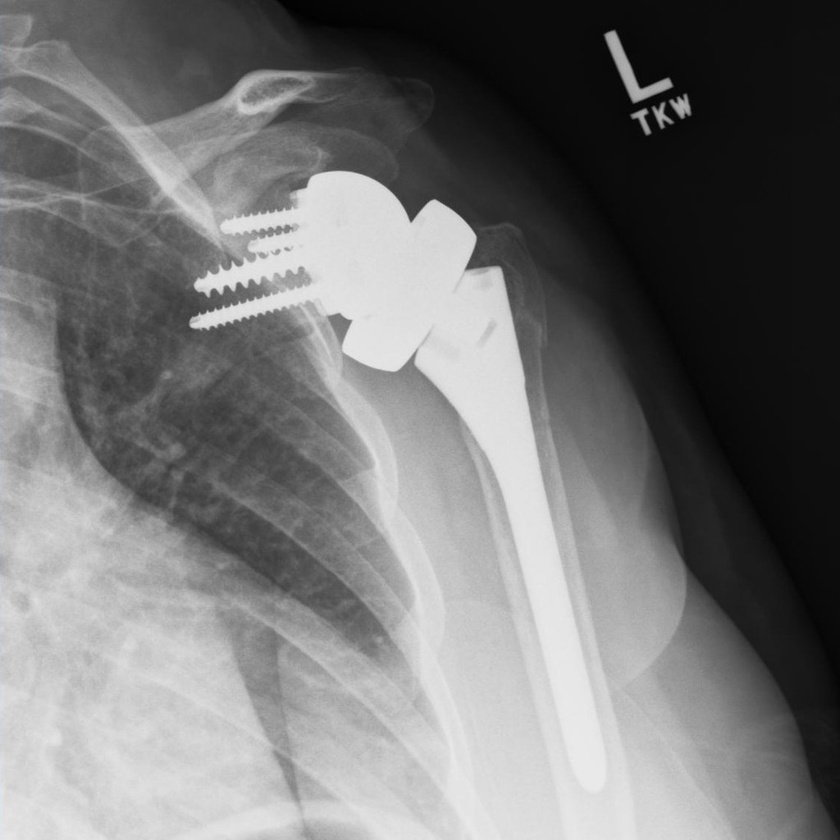
#> input picture HW4/shoulder.jpg, 840 x 840 px, shrunk from 1024 x 1024 before the run
$ jupyter execute Q4.ipynb
#> lines starting #> are read from the running program, lines starting #| are printed output that depends on the picture
[cell 1]
import numpy as np
import cv2
import matplotlib.pyplot as plt

[cell 2]
image = cv2.imread('shoulder.jpg',cv2.IMREAD_GRAYSCALE)
#> image: shape (840, 840); min 0, max 235, mean 117.6

[cell 3]
fourier = np.fft.fft2(image)
magnitude = 20*np.log(np.abs(np.fft.fftshift(fourier)))
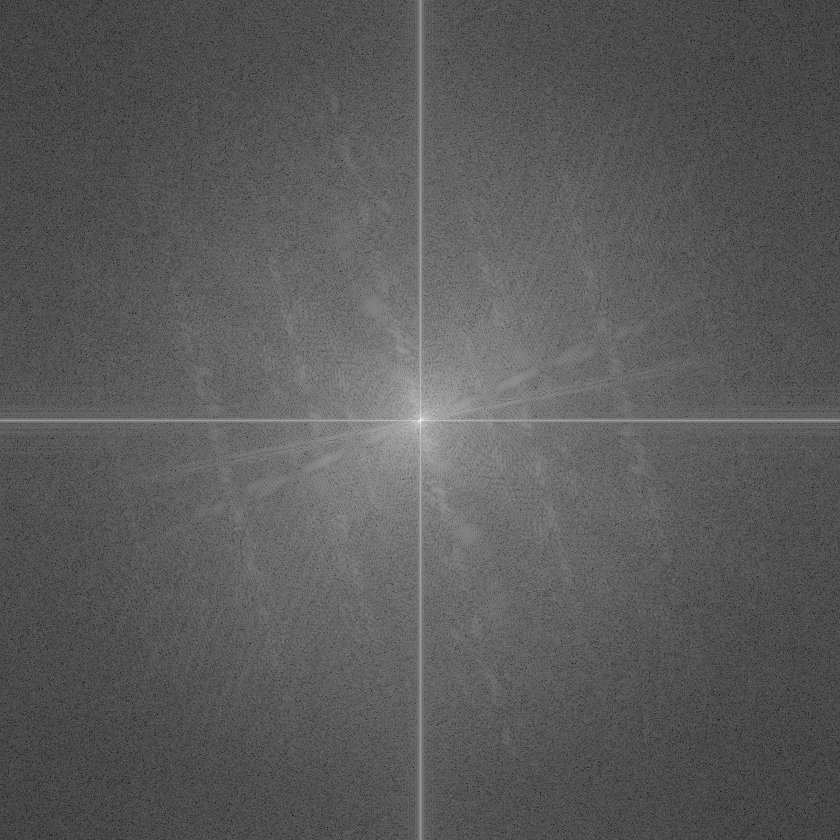
#> magnitude: shape (840, 840) float64; min 10.51, max 364.7, mean 137; drawn with min black and max white
phase = np.angle(np.fft.fftshift(fourier))
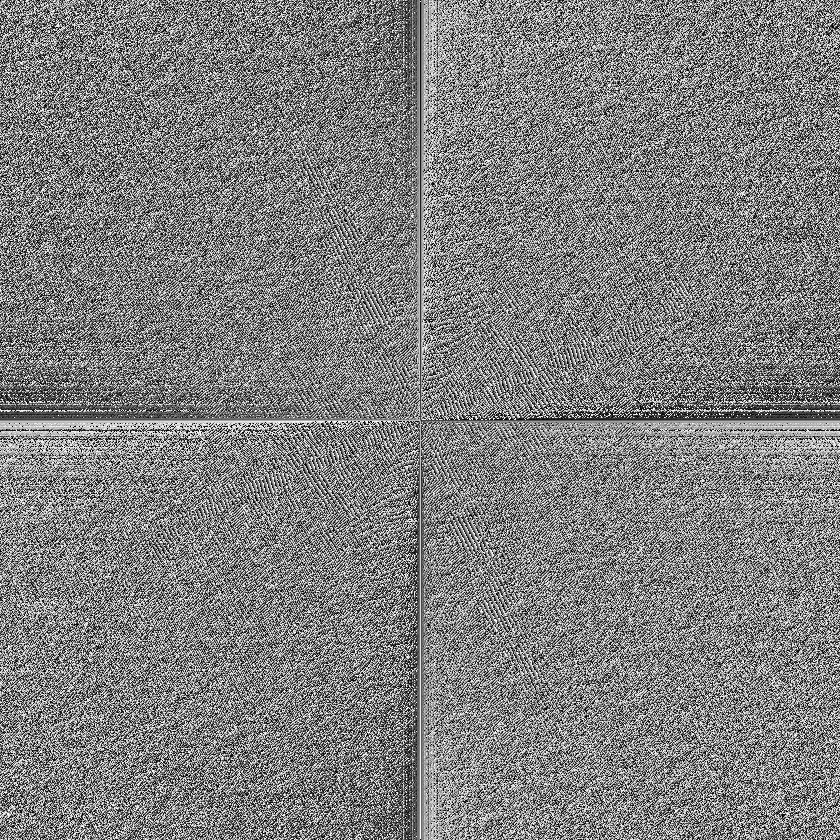
#> phase: shape (840, 840) float64; min -3.14, max 3.14, mean -8.9e-06; drawn with min black and max white

[cell 4]
def high_pass(shape=tuple, r = float):
    M, N = shape
    H = np.zeros((M, N))

    for u in range(0, M):
        for v in range(0, N):
            D_uv = np.sqrt((u - M / 2) ** 2 + (v - N / 2) ** 2)

            if D_uv <= r:
                H[u, v] = 1.0
            else:
                H[u, v] = 0.0

    return H

[cell 5]
def guassian_high_pass(shape=tuple, r = float):
    M, N = shape
    H = np.zeros((M, N))

    for u in range(0, M):
        for v in range(0, N):
            D_uv = (u - M / 2) ** 2 + (v - N / 2) ** 2
            H[u, v] = np.exp((-D_uv/(2*(r**2))))

    return 1-H

[cell 6]
def butterworth_high_pass(shape=tuple, r = float):
    M, N = shape
    H = np.zeros((M, N))

    for u in range(0, M):
        for v in range(0, N):
            D_uv = (u - M / 2) ** 2 + (v - N / 2) ** 2
            H[u, v] = 1/(1+(D_uv/(r**2)))

    return 1-H

[cell 7]
high_pass_filter30 = high_pass(image.shape,30)
high_pass_filter100 = high_pass(image.shape,100)
guassian_high_pass_filter30 = guassian_high_pass(image.shape,30)
guassian_high_pass_filter100 = guassian_high_pass(image.shape,100)
butterworth_high_pass_filter30 = butterworth_high_pass(image.shape,30)
butterworth_high_pass_filter100 = butterworth_high_pass(image.shape,100)

[cell 8]
fshift = np.fft.fftshift(fourier)

high30Center = fshift * high_pass_filter30
high30shift = np.fft.ifftshift(high30Center)
high30 = np.abs(np.fft.ifft2(high30shift))
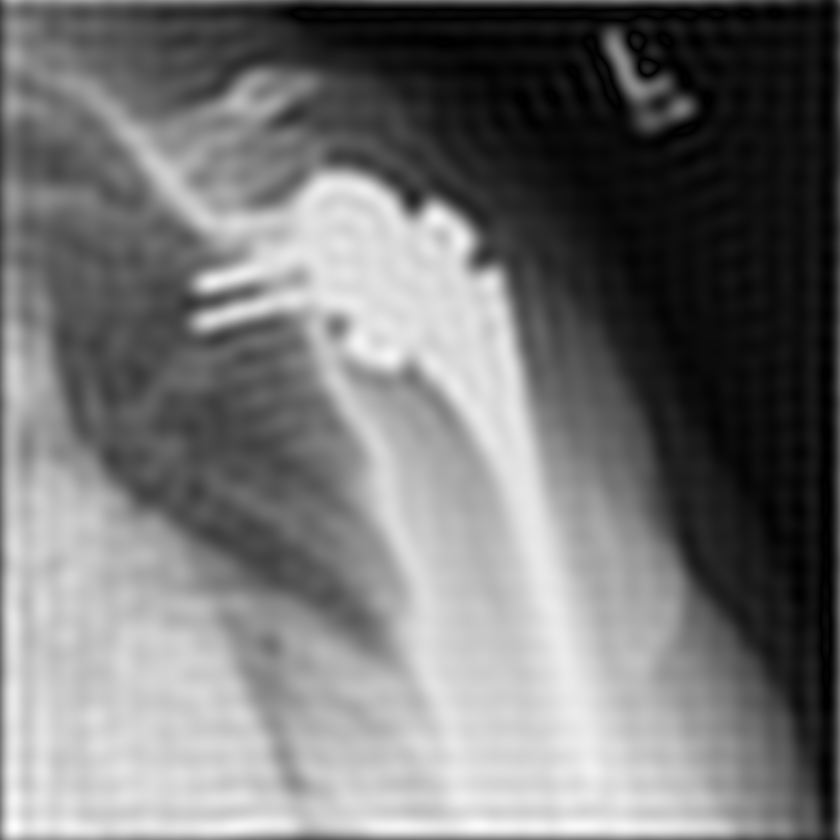
#> high30: shape (840, 840) float64; min 0.000308, max 253.7, mean 117.7

high100Center = fshift * high_pass_filter100
high100shift = np.fft.ifftshift(high100Center)
high100 = np.abs(np.fft.ifft2(high100shift))

guassian30Center = fshift * guassian_high_pass_filter30
guassian30shift = np.fft.ifftshift(guassian30Center)
guassian30 = np.abs(np.fft.ifft2(guassian30shift))
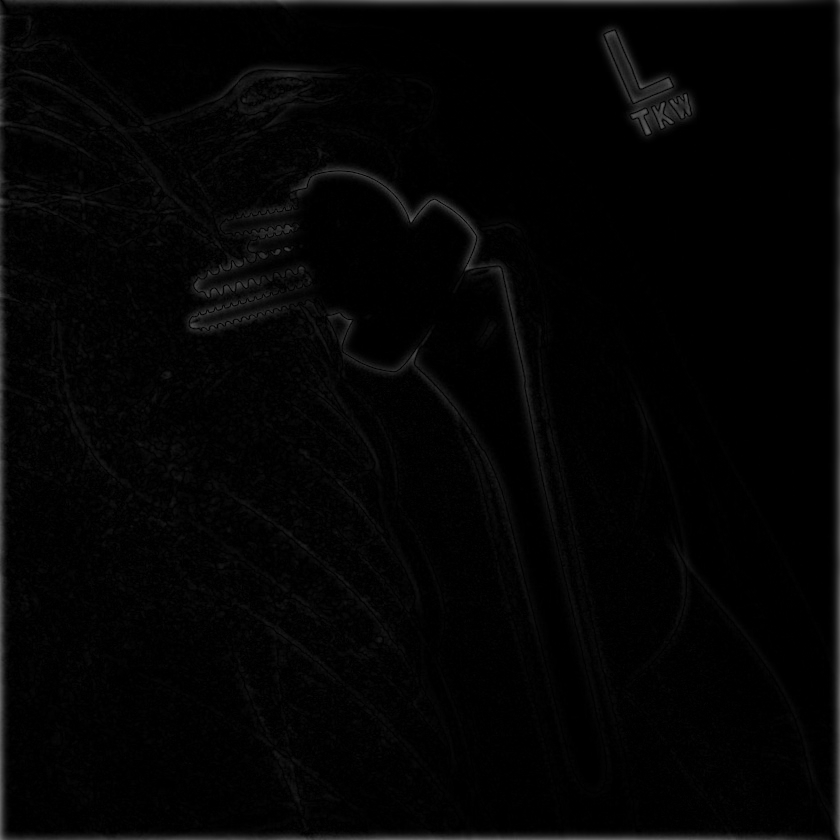
#> guassian30: shape (840, 840) float64; min 1.34e-13, max 119.9, mean 4.5

guassian100Center = fshift * guassian_high_pass_filter100
guassian100shift = np.fft.ifftshift(guassian100Center)
guassian100 = np.abs(np.fft.ifft2(guassian100shift))

butterworth30Center = fshift * butterworth_high_pass_filter30
butterworth30shift = np.fft.ifftshift(butterworth30Center)
butterworth30 = np.abs(np.fft.ifft2(butterworth30shift))

butterworth100Center = fshift * butterworth_high_pass_filter100
butterworth100shift = np.fft.ifftshift(butterworth100Center)
butterworth100 = np.abs(np.fft.ifft2(butterworth100shift))

[cell 9]
plt.figure(figsize=(12,12))
plt.subplot(4,2,1)
plt.axis('off')
plt.title('Source')
plt.imshow(image,cmap='gray')

plt.subplot(4,2,3)
plt.axis('off')
plt.title('High Pass 30')
plt.imshow(high30,cmap='gray')

plt.subplot(4,2,4)
plt.axis('off')
plt.title('High Pass 100')
plt.imshow(high100,cmap='gray')

plt.subplot(4,2,5)
plt.axis('off')
plt.title('Guassian High Pass 30')
plt.imshow(guassian30,cmap='gray')

plt.subplot(4,2,6)
plt.axis('off')
plt.title('Guassian High Pass 100')
plt.imshow(guassian100,cmap='gray')

plt.subplot(4,2,7)
plt.axis('off')
plt.title('ButterWorth High Pass 30')
plt.imshow(butterworth30,cmap='gray')

plt.subplot(4,2,8)
plt.axis('off')
plt.title('ButterWorth High Pass 100')
plt.imshow(butterworth100,cmap='gray')

$ run again, with HW4/metacarpal.png saved as HW4/shoulder.jpg
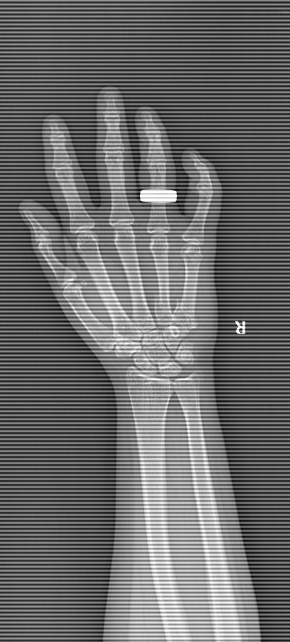
#> input picture HW4/metacarpal.png, 290 x 642 px
#> image is the input picture: shape (642, 290); min 2, max 255, mean 108.3
#> `guassian30 = np.abs(np.fft.ifft2(guassian30shift))`:
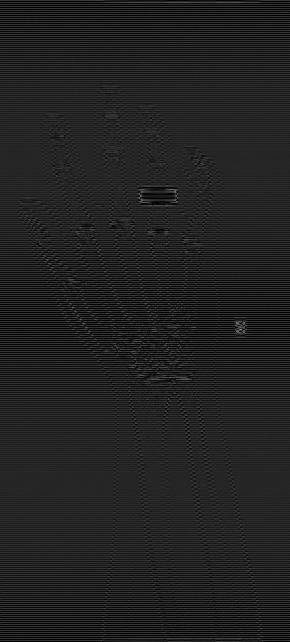
#> guassian30: shape (642, 290) float64; min 2.5e-06, max 129.1, mean 34.5
#> `guassian100 = np.abs(np.fft.ifft2(guassian100shift))`:
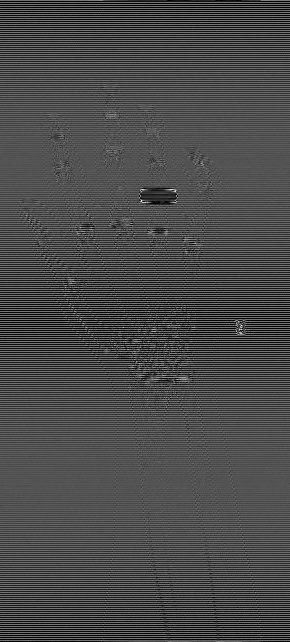
#> guassian100: shape (642, 290) float64; min 0.00123, max 84.33, mean 24.9; drawn with min black and max white
